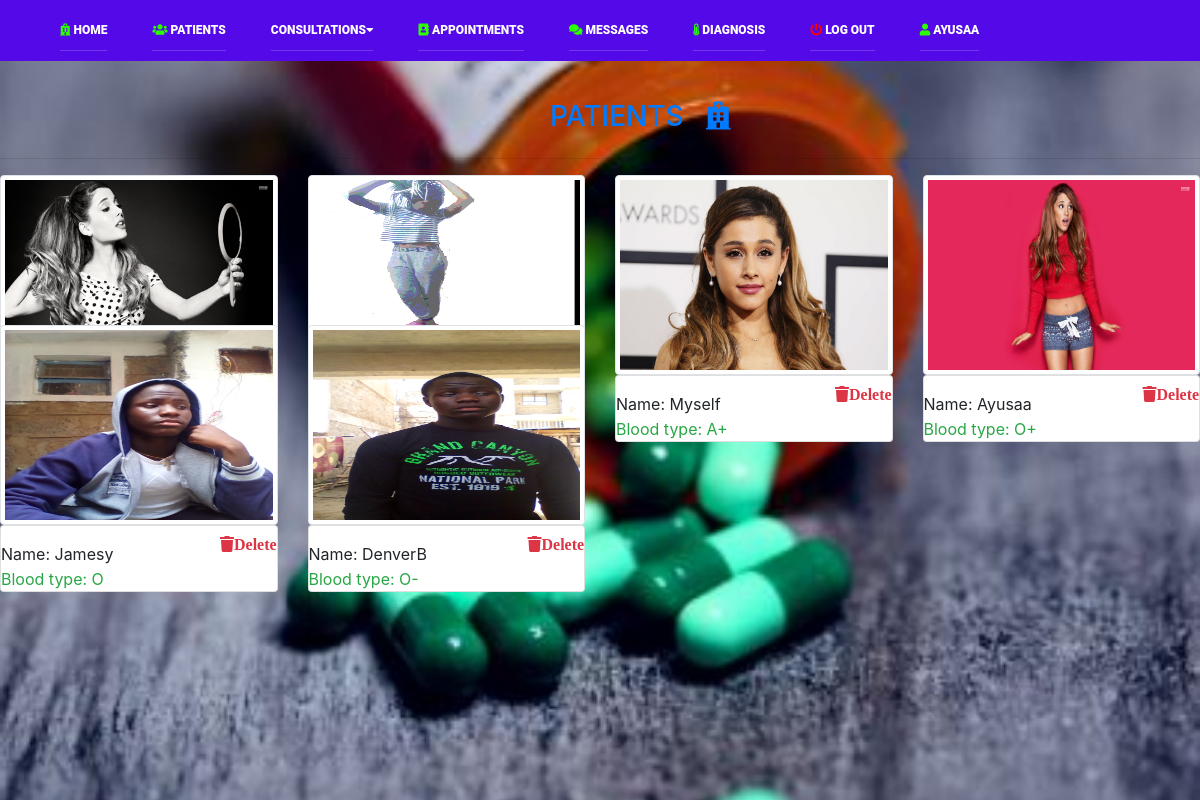
/health/all_patients (signed in), run on the app's committed database.
### MyDoc/models.py (models this page shows, shortened)
class Patient(models.Model):
    user = models.OneToOneField(User, null=True, on_delete=models.CASCADE)
    username = models.CharField(max_length=60)
    image = models.ImageField(default='default.jpg', upload_to='profile_pics', blank=True)
    age = models.IntegerField()
    gender = models.CharField(max_length=6, choices=gender, default='Male')
    email = models.EmailField(blank=True)
    contact = models.IntegerField()
    birth_date = models.DateField(default=django.utils.timezone.now)
    languages = models.CharField(max_length=100, default='English')
    residence = models.CharField(max_length=100, default='Nairobi/Juja')
    blood_type = models.CharField(max_length=5, choices=blood_type, default='O')
    health_insurance = models.CharField(max_length=100, choices=insurance, blank=True, default='NHIF')
    last_check = models.DateField(blank=True, default=django.utils.timezone.now)
    next_check = models.DateField(blank=True, default=django.utils.timezone.now)

### MyDoc/views.py (the view)
# urls.py: path('all_patients', views.all_patients, name='all_patients'),
@login_required(login_url='MyDoc:login_admn')
def all_patients(request):
    patient = Patient.objects.all()
    context = {
        'patient': patient
    }
    return render(request, 'MyDoc/all_patients.html', context)

### MyDoc/templates/MyDoc/all_patients.html (shortened to what this page needs)
{% extends 'MyDoc/nav_admn.html' %}
{% load static %}
{% block content %}
<!DOCTYPE html>
<html lang="en">
<head>
        <link rel="stylesheet" href="{% static 'MyDoc/css/index.css' %}" type="text/css">
        <link rel="stylesheet" href="{% static 'MyDoc/css/login.css' %}" type="text/css">
        <link rel="stylesheet" href="{% static 'MyDoc/css/responsive.css' %}" type="text/css">
        <link rel="stylesheet" href="https://use.fontawesome.com/releases/v5.7.0/css/all.css">
        <link rel="stylesheet" href="{% static 'MyDoc/css/open-iconic-bootstrap.min.css' %}">
        <link rel="stylesheet" href="https://stackpath.bootstrapcdn.com/bootstrap/4.5.2/css/bootstrap.min.css">
        <link rel="stylesheet" href="{% static 'MyDoc/css/bootstrap.min.css' %}">
        <link rel="stylesheet" href="{% static 'MyDoc/css/animate.css' %}">
        <link rel="stylesheet" href="{% static 'MyDoc/css/ionicons.min.css' %}">
        <link rel="stylesheet" href="{% static 'MyDoc/css/flaticon.css' %}">
        <link rel="stylesheet" href="{% static 'MyDoc/css/icomoon.css' %}">
</head>
<img src="{% static 'MyDoc/image/plss.jpg'%}" style="z-index: -1" class="bg" alt="">
  <div class="container-fluid" style="padding-top: 100px">
            <div class="row">
                <h3 class="text-primary" style="margin-left: 550px;">
                    PATIENTS &nbsp; <i class="fa fa-hospital"></i>
                </h3>
            </div>
  </div>
            <hr>
<div class="row">
                {% if patient %}
                    {% for pat in patient %}
                <div class="col-sm-3">
                    <div class="thumbnail" style="height: 150px">
                        <a href="{% url 'MyDoc:detail' pat.id %}">
                            <img title="Click To See patients Records"  src="{{ pat.image.url }}" alt="{% static 'MyDoc/image/default.jpg' %}" class="img img-thumbnail" style="height: 200px; width: 300px;">
                        </a>
                        <div class="card" style="padding-top: -15px">
                            <a style="margin-left: 219px; width: 39px; margin-top: 10px;" href="{% url 'MyDoc:delete_pat' pat.id %}">
                                <i class="fa fa-trash text-danger">Delete</i>
                             </a>
                            <div style="margin-top: -10px;">Name: {{ pat.user }}</div>
                            <div class="text-success" style="margin-top: 1px;">Blood type: {{ pat.blood_type }}&nbsp;
                            </div>
                        </div>
                    </div>
                </div>
                                {% endfor %}
                            {% endif %}
</div>
</html>
{% endblock %}

### MyDoc/templates/MyDoc/nav_admn.html (shortened to what this page needs)
{% load static %}
<html lang="en">
  <header class="header_area">
  <div class="main_menu">
    <nav class="navbar navbar-expand-lg navbar-light" id="navbar" style="background: #5409e9;">
      <div class="container" style="background: #5409e9;">
        <div class="collapse navbar-collapse offset" id="navbarSupportedContent">
          <ul class="nav navbar-nav navbar-left menu_nav">
            <li class="nav-item"><a class="nav-link" href="{% url 'MyDoc:index' %}"><i class="fa fa-hospital" style="color: #2bff00"></i>&nbsp;Home</a></li>
            <li class="nav-item"><a class="nav-link" href="{% url 'MyDoc:all_patients' %}"><i class="fa fa-users" style="color: #2bff00"></i>&nbsp;Patients</a></li>
            <li class="nav-item submenu dropdown">
              <a href="#" class="nav-link dropdown-toggle" data-toggle="dropdown" role="button" aria-haspopup="true"
              aria-expanded="false">Consultations<i class="fa fa-caret-down"></i></a>
            </li>
              <li class="nav-item" onclick="openForm()"><a class="nav-link" href="{% url 'MyDoc:appointment' %}" ><i class="fa fa-address-book" style="color: #2bff00" aria-hidden="true"></i>&nbsp;<span>Appointments</span></a></li>
              <li class="nav-item"><a class="nav-link" href="{% url 'MyDoc:message' %}"><i class="fa fa-comments" style="color: #2bff00"></i>&nbsp;Messages</a></li>
               <li class="nav-item"><a class="nav-link" href="{% url 'MyDoc:med_detal' %}"><i class="fa fa-thermometer-three-quarters" style="color: #2bff00"></i>&nbsp;Diagnosis</a></li>
         </ul>
            <ul class="nav navbar-nav navbar-right" style="margin-right: -110px">
                {% if user.is_authenticated %}
                <li class="nav-item">
                    <a class="nav-link" href="{% url 'MyDoc:logout_patient' %}">
                        <i class="fa fa-power-off" style="color: red" aria-hidden="true"></i>&nbsp;Log out
                    </a>
                </li>
                    <li class="nav-item"><a class="nav-link" href="{% url 'MyDoc:message' %}"><i class="fa fa-user" style="color: #2bff00"></i>&nbsp;{{ user.username }}</a></li>
                   {% else %}
                <li class="nav-item"><a class="nav-link" href="{% url 'MyDoc:login_patient' %}">
                        <span class="glyphicon glyphicon-plus" aria-hidden="true"></span>&nbsp;Log in
                    </a>
                </li>
                {% endif %}
            </ul>
        </div>
      </div>
    </nav>
  </div>
</header>
{% block content %}
{% endblock %}
</html>

### MyDoc/static/MyDoc/css/index.css (style rules this page uses)
html { margin: 0; padding: 0; box-sizing: border-box; font-family: 'poppins', Sans-Serif; font-size: 16px; overflow-x: hidden; overflow-y: hidden; }
.header_area { position: relative; width: 100%; z-index: 99; transition: background 0.4s, all 0.3s linear; }
.header_area .navbar { background: transparent; padding: 10px; border: 0px; border-radius: 0px; }
.header_area .navbar .nav .nav-item { margin-left: 45px; }
.header_area .navbar .nav .nav-item .nav-link { font: 500 12px/80px "Roboto", sans-serif; text-transform: uppercase; font-weight: 900; color: #fff; padding: 0px; display: inline-block; }
.header_area .navbar .nav .nav-item .nav-link:after { display: none; }
.header_area .navbar .nav .nav-item.submenu { position: relative; }
.header_area .navbar .nav .nav-item:last-child { margin-right: 0px; }
.header_area .navbar .nav .nav-item { margin-right: 28px; }
.header_area { position: absolute; }
.header_area .navbar { background: #5409e9; }
.header_area .navbar .nav .nav-item .nav-link { line-height: 40px; margin-right: 0px; display: block; border-bottom: 1px solid #ededed33; border-radius: 0px; }
.header_area .navbar-collapse { max-height: 340px; }
.header_area .navbar .nav .nav-item { margin-right: 0px; }
.header_area .navbar-collapse { max-height: 100px; }
.navbar .container { margin-left: -10px; padding-left: 15px; padding-right: 15px; }
.bg { position: absolute; left: 0; width: 100%; max-height: 100%; bottom: 0; object-fit: cover; background-position: center; }

### data on the page
Patient: image (picture)
Patient: image (picture)
Patient: image (picture), user "Myself", blood_type "A+"
Patient: image (picture), user "Ayusaa", blood_type "O+"
Patient: image (picture), user "Jamesy", blood_type "O"
Patient: image (picture), user "DenverB", blood_type "O-"

### other printed values
{{ user.username }} "AYUSAA"
